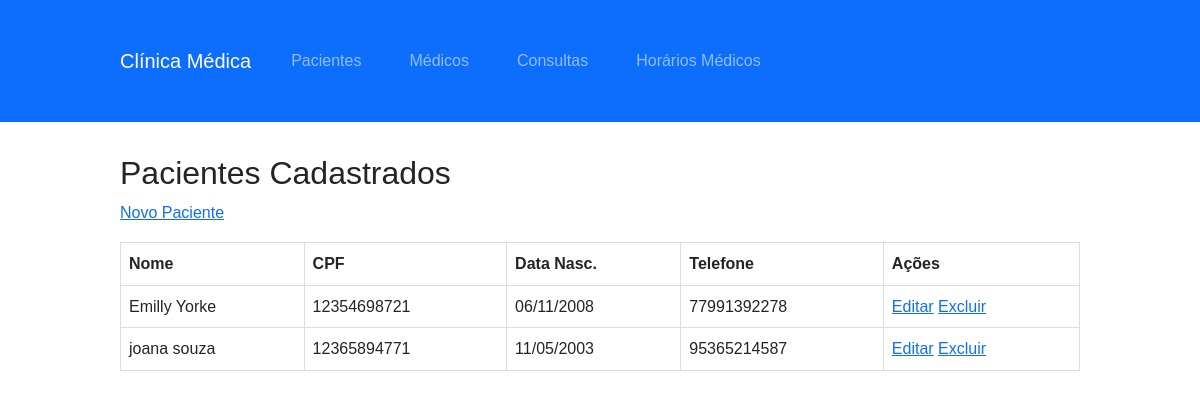
/pacientes/, run on an earlier commit of the app's database.
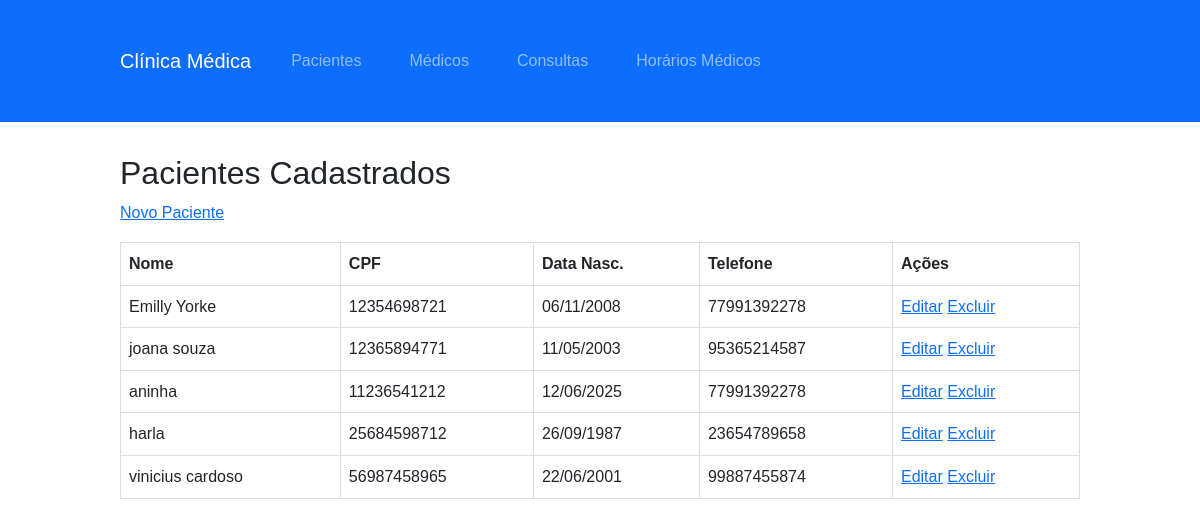
And on a later commit of the database.
### agendamento/models.py (models this page shows, shortened)
class Paciente(models.Model):
    nome = models.CharField(max_length=100)
    cpf = models.CharField(max_length=11, unique=True, validators=[MinLengthValidator(11)])
    data_nascimento = models.DateField()
    telefone = models.CharField(max_length=20)

### agendamento/views.py (the view)
# urls.py: path('pacientes/', views.PacienteListView.as_view(), name='paciente_list'),
class PacienteListView(ListView):
    model = Paciente
    template_name = 'agendamento/paciente_list.html'

### agendamento/templates/agendamento/paciente_list.html
{% extends 'agendamento/base.html' %}
{% block content %}
<h2>Pacientes Cadastrados</h2>
<a href="{% url 'paciente-create' %}">Novo Paciente</a>
<table class="table">
    <thead>
        <tr>
            <th>Nome</th>
            <th>CPF</th>
            <th>Data Nasc.</th>
            <th>Telefone</th>
            <th>Ações</th>
        </tr>
    </thead>
    <tbody>
        {% for paciente in object_list %}
        <tr>
            <td>{{ paciente.nome }}</td>
            <td>{{ paciente.cpf }}</td>
            <td>{{ paciente.data_nascimento|date:"d/m/Y" }}</td>
            <td>{{ paciente.telefone }}</td>
            <td>
                <a href="{% url 'paciente-update' paciente.pk %}">Editar</a>
                <a href="{% url 'paciente-delete' paciente.pk %}">Excluir</a>
            </td>
        </tr>
        {% empty %}
        <tr>
            <td colspan="5">Nenhum paciente cadastrado.</td>
        </tr>
        {% endfor %}
    </tbody>
</table>
{% endblock %}

What changed in the data, as far as the page shows it:
added Paciente: nome "aninha", cpf "11236541212", data_nascimento "12/06/2025", telefone "77991392278"
added Paciente: nome "harla", cpf "25684598712", data_nascimento "26/09/1987", telefone "23654789658"
added Paciente: nome "vinicius cardoso", cpf "56987458965", data_nascimento "22/06/2001", telefone "99887455874"
